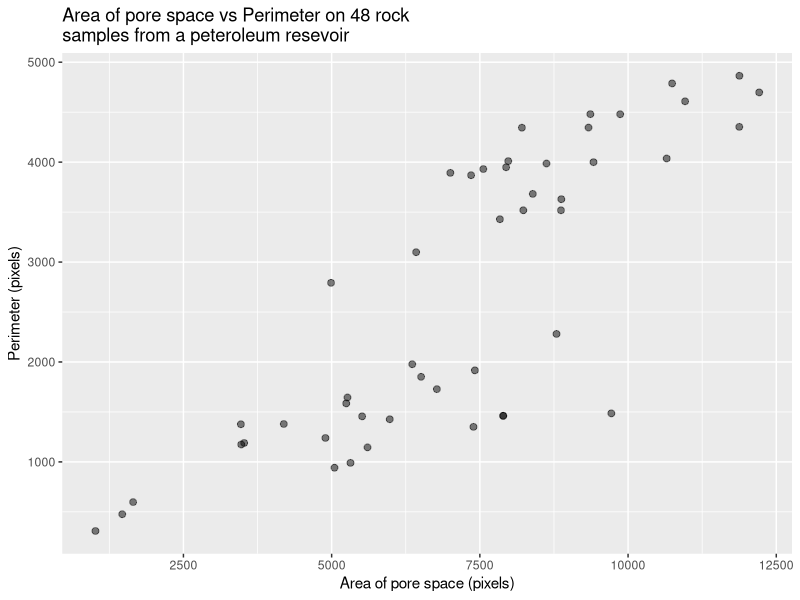
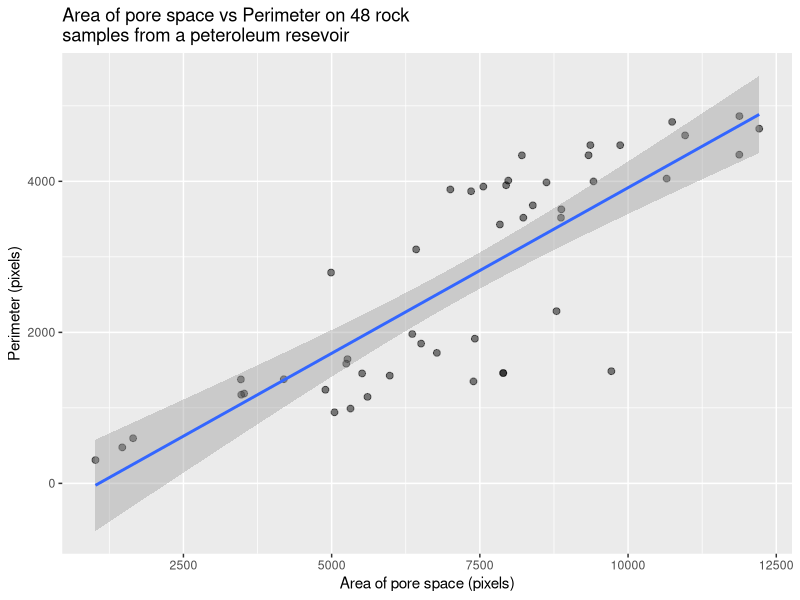
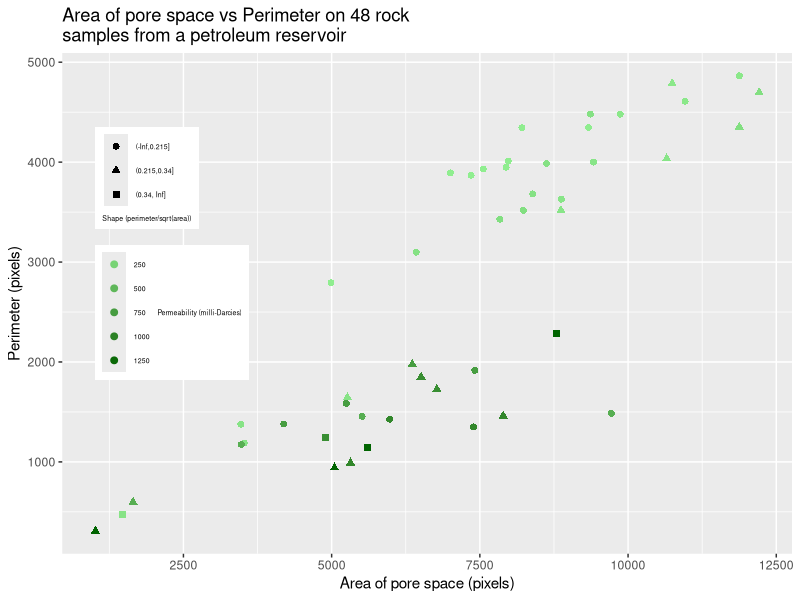
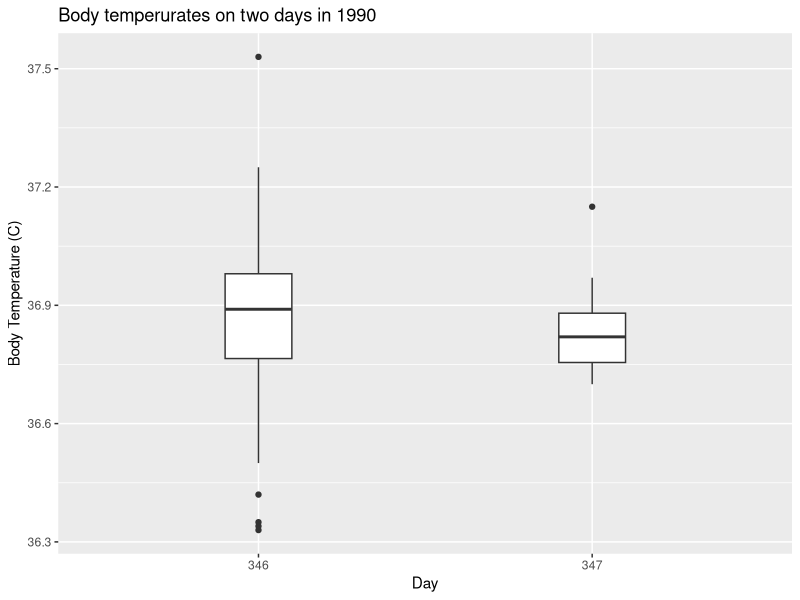
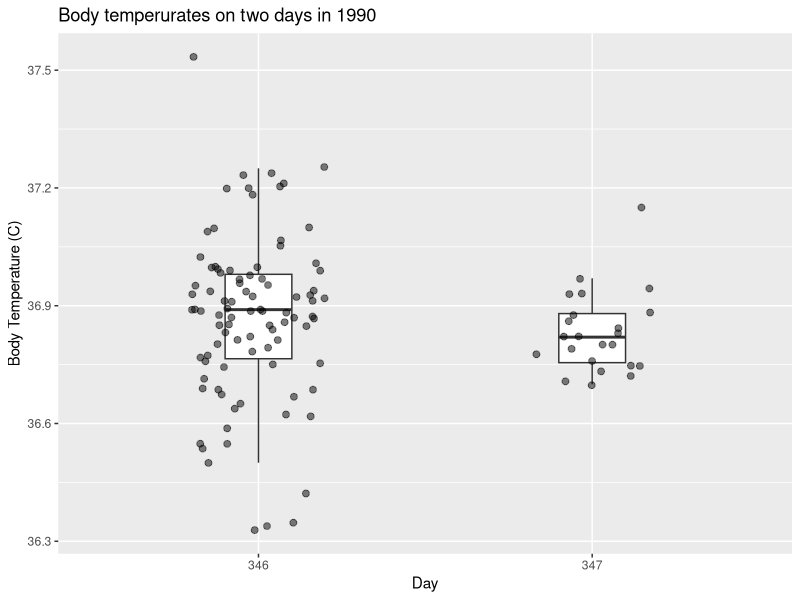
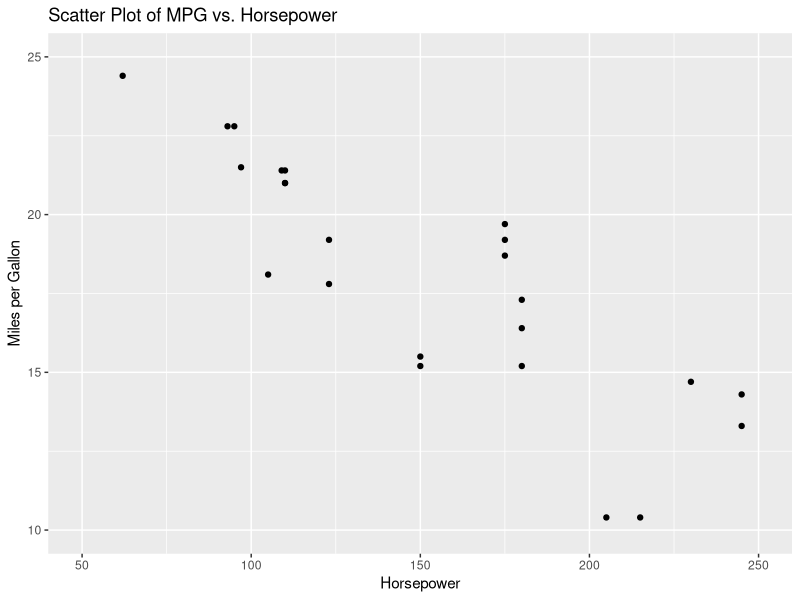
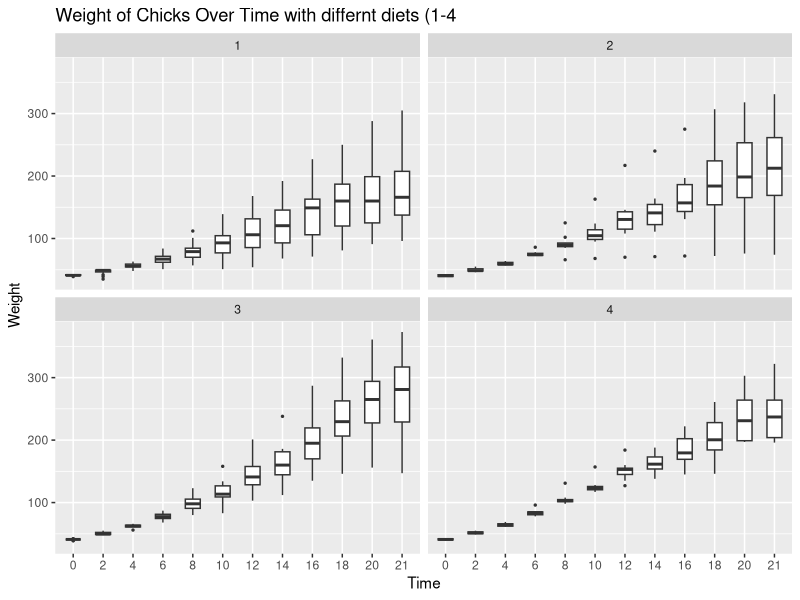
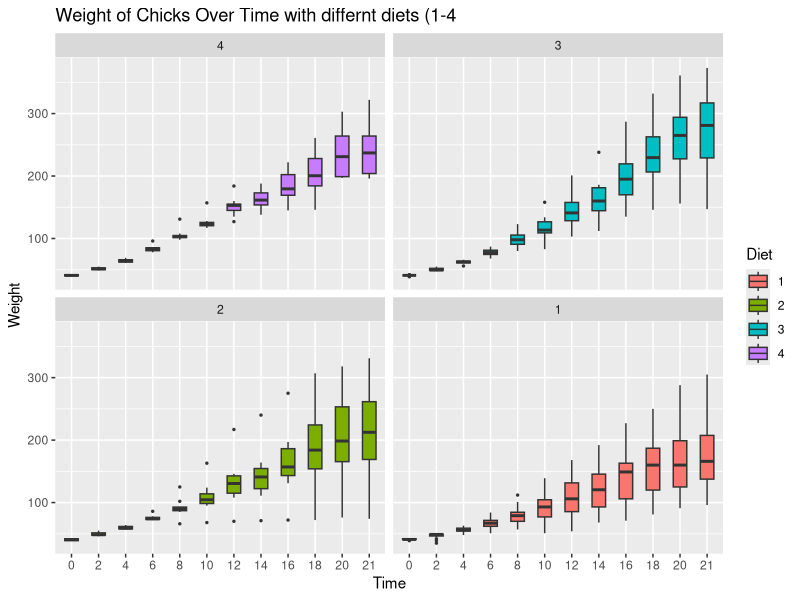

The R source for these figures, in order:
## ---- chunk 1
knitr::opts_chunk$set(echo = F, message = F, warning = F)
## ---- chunk 2
####
#00#
####
library(knitr)
library(tidyverse)

## ---- chunk 3
####
#01#
####
data1 <- rock

P1 <- ggplot(
    data = data1,
    mapping = aes(x = area, y = peri)
)+
geom_point( size = 2, alpha = 0.5) +
labs(title = "Area of pore space vs Perimeter on 48 rock\nsamples from a peteroleum resevoir ", x = "Area of pore space (pixels)", y = "Perimeter (pixels)")
P1

## ---- chunk 4
####
#02#
####
P2 <- ggplot(
    data = data1,
    mapping = aes(x = area, y = peri)
)+
geom_point( size = 2, alpha = 0.5) +
  geom_smooth(method = lm) +
labs(title = "Area of pore space vs Perimeter on 48 rock\nsamples from a peteroleum resevoir ", x = "Area of pore space (pixels)", y = "Perimeter (pixels)")
P2

## ---- chunk 5
####
#03#
####

# Define cutoffs and corresponding shapes
cutoffs_for_graph <- c(-Inf, 0.21493, 0.33953, Inf) 

P3 <- ggplot(
  data = data1,
  mapping = aes(x = area, y = peri, color = perm, shape = cut(shape, breaks = cutoffs_for_graph))
) +
  geom_point(size = 2, alpha = 1) +
 # geom_smooth(method = lm) +
  scale_color_gradient(low = "lightgreen", high = "darkgreen", name = "Permeability (milli-Darcies)") +
  labs(
    title = "Area of pore space vs Perimeter on 48 rock\nsamples from a petroleum reservoir",
    x = "Area of pore space (pixels)",
    y = "Perimeter (pixels)"
  ) +
  theme(
    legend.text = element_text(size = 5),  # Shrink the size of legend text
    legend.title = element_text(size = 5),  # Shrink the size of legend title
    legend.position = c(0.15, 0.6) #position them over the graph
  ) +
  guides(
    shape = guide_legend(
      title = "Shape (perimeter/sqrt(area))",
      title.position = "bottom",
      title.hjust = 0.1
    ),  
    color = guide_legend(
      title.position = "right",
      title.hjust = 0.1
    )  
  )

P3


## ---- chunk 6
####
#04#
####
data2 <- beaver1

P4 <- ggplot(data2, aes(x = as.factor(day), y = temp)) +
  geom_boxplot(width = 0.2) +  # Adjust width as needed
  ggtitle("Body temperurates on two days in 1990") +
  xlab("Day") +
  ylab("Body Temperature (C)")

P4

## ---- chunk 7
####
#05#
####
P5 <- ggplot(data2, aes(x = as.factor(day), y = temp)) +
  geom_boxplot(width = 0.2, outlier.shape = NA) + 
  geom_jitter(width = 0.2, alpha = 0.5, size = 2) + # Adjust width as needed
  ggtitle("Body temperurates on two days in 1990") +
  xlab("Day") +
  ylab("Body Temperature (C)")

P5

## ---- chunk 8
####
#06#
####
data3 <- mtcars
p6 <- ggplot(data3, aes(x = hp, y = mpg)) +
  geom_point() +
  labs(x = "Horsepower", y = "Miles per Gallon") +
  ggtitle("Scatter Plot of MPG vs. Horsepower") +
  scale_x_continuous(limits = c(50, 400), breaks = seq(50, 400, by = 50)) +
  scale_y_continuous(limits = c(10, 35), breaks = seq(10, 35, by = 5))+
  coord_cartesian(xlim = c(50, 250), ylim = c(10, 25))
p6
## ---- chunk 9
#07#
####
data4 <- ChickWeight

p7 <- ggplot(data4, aes(x = as.factor(Time), y = weight)) +
  geom_boxplot(width = 0.5, outlier.size = 0.5 ) +
  labs(x = "Time", y = "Weight") +
  ggtitle("Weight of Chicks Over Time with differnt diets (1-4") +
  facet_wrap(~ Diet)

p7

## ---- chunk 10
#08#
####
p8 <- ggplot(data4, aes(x = as.factor(Time), y = weight, fill = Diet)) +
  geom_boxplot(width = 0.5, outlier.size = 0.5 ) +
  labs(x = "Time", y = "Weight") +
  ggtitle("Weight of Chicks Over Time with differnt diets (1-4") +
  scale_color_brewer( palette = "Dark2") +
  facet_wrap(~ factor(Diet, levels = rev(unique(ChickWeight$Diet))))

p8


## ---- chunk 11
####
#09#
####
data5 <- data3 %>% 
  group_by(cyl) %>% 
  summarise(Min = min(hp), Max= max(hp), Mean = mean(hp))

p9 <- ggplot(data5, aes(x = reorder(cyl, Mean, descending = T), y = Mean)) +
  geom_pointrange(aes(ymin = Min, ymax = Max)) +
  labs(title = "Cleveland Dot Plot: Lines indicate range",
       x = "Cylindrs", y = "Horse Power")+
  coord_flip()

p9
## ---- chunk 12
####
#10#
####
library(ggbeeswarm)

p10 <- ggplot(data3, aes(x = factor(gear), y = mpg, color = factor(cyl))) +
  geom_beeswarm() +
  labs(x = "Number of Gears", y = "Miles per Gallon") +
  ggtitle("Beeswarm Plot of MPG vs. Gear") +
  scale_color_discrete(name = "Number of Cylinders")

p10
